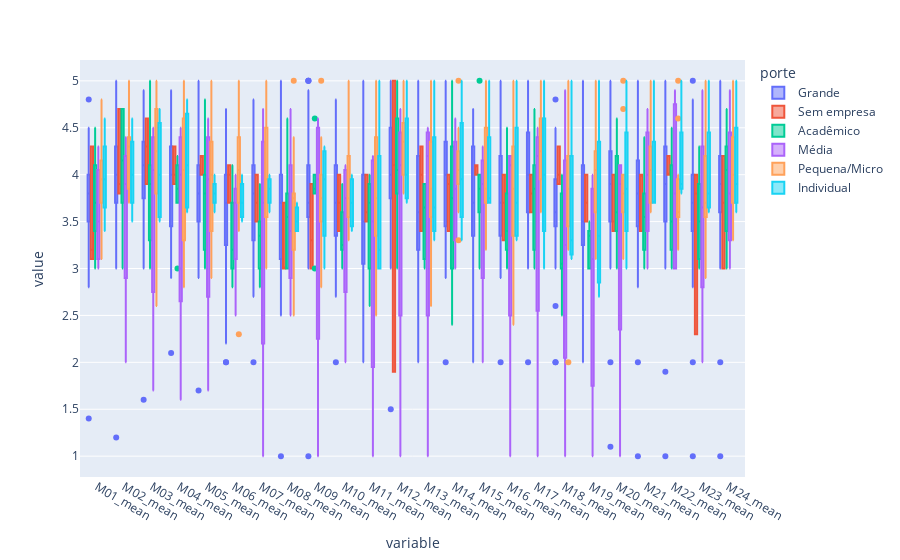

Write notebook code for a chart like this one.
### Markdown cell above
### Boxplots

- 1. `Média de respostas das questões de acordo com ocupação`
- 2. `Média de respostas das questões de acordo com o grau de conhecimento do tema`

### Code cell
#1
import plotly.express as px

fig = px.box(df_means,y=df_means.columns[0:-1] ,color='porte')
fig.update_traces(quartilemethod="exclusive") # or "inclusive", or "linear" by default
fig.show()

### Figure 1 — Plotly figure (JSON) as saved in the notebook; plotly's stock layout.template omitted (floating-point values rounded to 4 significant figures; data arrays with more than 128 entries replaced by an {"elided": "..."} marker saying what was removed)
{"data": [{"alignmentgroup": "True", "hovertemplate": "porte=Grande<br>variable=%{x}<br>value=%{y}<extra></extra>", "legendgroup": "Grande", "marker": {"color": "#636efa"}, "name": "Grande", "notched": false, "offsetgroup": "Grande", "orientation": "v", "quartilemethod": "exclusive", "showlegend": true, "type": "box", "x": {"elided": "984 str values"}, "x0": " ", "xaxis": "x", "y": {"elided": "984 float values"}, "y0": " ", "yaxis": "y"}, {"alignmentgroup": "True", "hovertemplate": "porte=Sem empresa<br>variable=%{x}<br>value=%{y}<extra></extra>", "legendgroup": "Sem empresa", "marker": {"color": "#EF553B"}, "name": "Sem empresa", "notched": false, "offsetgroup": "Sem empresa", "orientation": "v", "quartilemethod": "exclusive", "showlegend": true, "type": "box", "x": ["M01_mean", "M01_mean", "M01_mean", "M02_mean", "M02_mean", "M02_mean", "M03_mean", "M03_mean", "M03_mean", "M04_mean", "M04_mean", "M04_mean", "M05_mean", "M05_mean", "M05_mean", "M06_mean", "M06_mean", "M06_mean", "M07_mean", "M07_mean", "M07_mean", "M08_mean", "M08_mean", "M08_mean", "M09_mean", "M09_mean", "M09_mean", "M10_mean", "M10_mean", "M10_mean", "M11_mean", "M11_mean", "M11_mean", "M12_mean", "M12_mean", "M12_mean", "M13_mean", "M13_mean", "M13_mean", "M14_mean", "M14_mean", "M14_mean", "M15_mean", "M15_mean", "M15_mean", "M16_mean", "M16_mean", "M16_mean", "M17_mean", "M17_mean", "M17_mean", "M18_mean", "M18_mean", "M18_mean", "M19_mean", "M19_mean", "M19_mean", "M20_mean", "M20_mean", "M20_mean", "M21_mean", "M21_mean", "M21_mean", "M22_mean", "M22_mean", "M22_mean", "M23_mean", "M23_mean", "M23_mean", "M24_mean", "M24_mean", "M24_mean"], "x0": " ", "xaxis": "x", "y": [3.1, 4.3, 3.2, 4.7, 3.9, 3.8, 3.9, 4.6, 4.3, 4, 3.9, 4.3, 4, 4.2, 4.2, 4, 4.1, 3.7, 4, 3.7, 3.5, 3, 3.7, 3, 3, 3.9, 3.3, 4, 3.7, 3.4, 4, 3.6, 3.5, 5, 4.1, 1.9, 4, 4.3, 3.4, 4, 3.9, 3.4, 4, 4.1, 4.1, 4, 3.7, 3.3, 4, 3.8, 3.6, 4, 3.9, 4.3, 4, 3.5, 3.7, 4, 3.5, 3.4, 4, 3.4, 4, 4, 4.2, 4, 4, 3.8, 2.3, 3, 3.7, 4.2], "y0": " ", "yaxis": "y"}, {"alignmentgroup": "True", "hovertemplate": "porte=Acadêmico<br>variable=%{x}<br>value=%{y}<extra></extra>", "legendgroup": "Acadêmico", "marker": {"color": "#00cc96"}, "name": "Acadêmico", "notched": false, "offsetgroup": "Acadêmico", "orientation": "v", "quartilemethod": "exclusive", "showlegend": true, "type": "box", "x": {"elided": "144 str values"}, "x0": " ", "xaxis": "x", "y": {"elided": "144 float values"}, "y0": " ", "yaxis": "y"}, {"alignmentgroup": "True", "hovertemplate": "porte=Média<br>variable=%{x}<br>value=%{y}<extra></extra>", "legendgroup": "Média", "marker": {"color": "#ab63fa"}, "name": "Média", "notched": false, "offsetgroup": "Média", "orientation": "v", "quartilemethod": "exclusive", "showlegend": true, "type": "box", "x": ["M01_mean", "M01_mean", "M01_mean", "M01_mean", "M02_mean", "M02_mean", "M02_mean", "M02_mean", "M03_mean", "M03_mean", "M03_mean", "M03_mean", "M04_mean", "M04_mean", "M04_mean", "M04_mean", "M05_mean", "M05_mean", "M05_mean", "M05_mean", "M06_mean", "M06_mean", "M06_mean", "M06_mean", "M07_mean", "M07_mean", "M07_mean", "M07_mean", "M08_mean", "M08_mean", "M08_mean", "M08_mean", "M09_mean", "M09_mean", "M09_mean", "M09_mean", "M10_mean", "M10_mean", "M10_mean", "M10_mean", "M11_mean", "M11_mean", "M11_mean", "M11_mean", "M12_mean", "M12_mean", "M12_mean", "M12_mean", "M13_mean", "M13_mean", "M13_mean", "M13_mean", "M14_mean", "M14_mean", "M14_mean", "M14_mean", "M15_mean", "M15_mean", "M15_mean", "M15_mean", "M16_mean", "M16_mean", "M16_mean", "M16_mean", "M17_mean", "M17_mean", "M17_mean", "M17_mean", "M18_mean", "M18_mean", "M18_mean", "M18_mean", "M19_mean", "M19_mean", "M19_mean", "M19_mean", "M20_mean", "M20_mean", "M20_mean", "M20_mean", "M21_mean", "M21_mean", "M21_mean", "M21_mean", "M22_mean", "M22_mean", "M22_mean", "M22_mean", "M23_mean", "M23_mean", "M23_mean", "M23_mean", "M24_mean", "M24_mean", "M24_mean", "M24_mean"], "x0": " ", "xaxis": "x", "y": [3, 4.3, 3.8, 3.2, 2, 4.4, 4, 3.8, 1.7, 4.5, 4.3, 3.8, 1.6, 4.5, 4.3, 3.7, 1.7, 4.6, 4.2, 3.7, 2.5, 3.7, 4, 3.7, 1, 4.7, 4, 3.4, 2.5, 4.7, 3.3, 3.5, 1, 4.6, 4.4, 3.5, 2, 3.5, 4.1, 4, 1, 4.2, 4.1, 2.9, 1, 4.7, 4, 4.2, 1, 4.4, 4.5, 4, 3, 4.6, 4.1, 3.6, 2, 4.3, 4, 3.8, 1, 4.2, 4.2, 4, 1, 4.3, 4.5, 4.1, 1, 4.9, 3.1, 3.4, 1, 4, 3.7, 2.5, 1, 4.1, 4.1, 3.7, 3, 4.7, 4.2, 3.8, 3, 4.9, 4.6, 3, 2, 4.9, 3.6, 3.7, 3, 4.9, 4, 3.6], "y0": " ", "yaxis": "y"}, {"alignmentgroup": "True", "hovertemplate": "porte=Pequena/Micro<br>variable=%{x}<br>value=%{y}<extra></extra>", "legendgroup": "Pequena/Micro", "marker": {"color": "#FFA15A"}, "name": "Pequena/Micro", "notched": false, "offsetgroup": "Pequena/Micro", "orientation": "v", "quartilemethod": "exclusive", "showlegend": true, "type": "box", "x": {"elided": "288 str values"}, "x0": " ", "xaxis": "x", "y": {"elided": "288 float values"}, "y0": " ", "yaxis": "y"}, {"alignmentgroup": "True", "hovertemplate": "porte=Individual<br>variable=%{x}<br>value=%{y}<extra></extra>", "legendgroup": "Individual", "marker": {"color": "#19d3f3"}, "name": "Individual", "notched": false, "offsetgroup": "Individual", "orientation": "v", "quartilemethod": "exclusive", "showlegend": true, "type": "box", "x": ["M01_mean", "M01_mean", "M01_mean", "M01_mean", "M02_mean", "M02_mean", "M02_mean", "M02_mean", "M03_mean", "M03_mean", "M03_mean", "M03_mean", "M04_mean", "M04_mean", "M04_mean", "M04_mean", "M05_mean", "M05_mean", "M05_mean", "M05_mean", "M06_mean", "M06_mean", "M06_mean", "M06_mean", "M07_mean", "M07_mean", "M07_mean", "M07_mean", "M08_mean", "M08_mean", "M08_mean", "M08_mean", "M09_mean", "M09_mean", "M09_mean", "M09_mean", "M10_mean", "M10_mean", "M10_mean", "M10_mean", "M11_mean", "M11_mean", "M11_mean", "M11_mean", "M12_mean", "M12_mean", "M12_mean", "M12_mean", "M13_mean", "M13_mean", "M13_mean", "M13_mean", "M14_mean", "M14_mean", "M14_mean", "M14_mean", "M15_mean", "M15_mean", "M15_mean", "M15_mean", "M16_mean", "M16_mean", "M16_mean", "M16_mean", "M17_mean", "M17_mean", "M17_mean", "M17_mean", "M18_mean", "M18_mean", "M18_mean", "M18_mean", "M19_mean", "M19_mean", "M19_mean", "M19_mean", "M20_mean", "M20_mean", "M20_mean", "M20_mean", "M21_mean", "M21_mean", "M21_mean", "M21_mean", "M22_mean", "M22_mean", "M22_mean", "M22_mean", "M23_mean", "M23_mean", "M23_mean", "M23_mean", "M24_mean", "M24_mean", "M24_mean", "M24_mean"], "x0": " ", "xaxis": "x", "y": [3.9, 3.4, 4, 4.6, 4.1, 3.5, 3.9, 4.6, 3.5, 3.6, 4.4, 4.7, 3.7, 3.6, 4.5, 4.8, 4, 3.8, 3.6, 3.8, 4, 3.6, 3.8, 3.5, 3.6, 3.8, 3.9, 4, 3.4, 3.4, 3.7, 3.6, 3.7, 3, 4.2, 4.3, 4, 3.5, 3.9, 3.4, 3.4, 3, 3, 5, 3.8, 3.7, 4.2, 5, 3.8, 3.3, 3.5, 5, 3.8, 3.3, 4.1, 5, 3.7, 3.7, 3.8, 5, 4, 3.3, 3.4, 5, 3.8, 3, 4.2, 5, 3.4, 3.2, 3.1, 5, 3.7, 3, 2.7, 5, 3.9, 3, 3.8, 5, 3.7, 3.7, 3.7, 5, 3.8, 3.9, 3.9, 5, 3.7, 3.9, 3.6, 5, 4, 3.6, 3.8, 5], "y0": " ", "yaxis": "y"}], "layout": {"boxmode": "group", "legend": {"title": {"text": "porte"}, "tracegroupgap": 0}, "margin": {"t": 60}, "xaxis": {"anchor": "y", "domain": [0, 1], "title": {"text": "variable"}}, "yaxis": {"anchor": "x", "domain": [0, 1], "title": {"text": "value"}}}}
